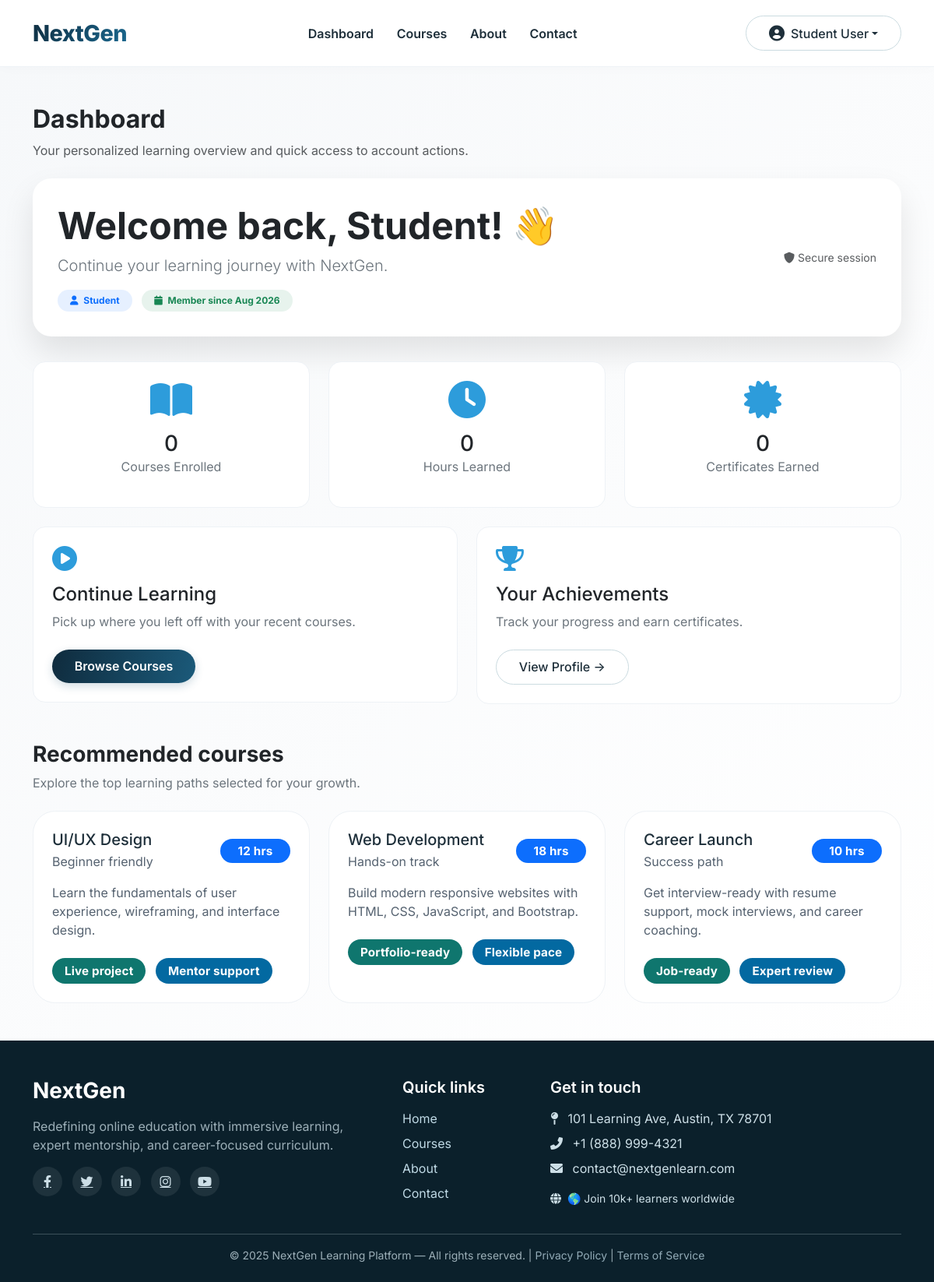
The page /user/dashboard.php (signed in) on the database its author committed.
### tables this page shows
CREATE TABLE IF NOT EXISTS users (
    id INT AUTO_INCREMENT PRIMARY KEY,
    first_name VARCHAR(50) NOT NULL,
    last_name VARCHAR(50) NOT NULL,
    email VARCHAR(100) UNIQUE NOT NULL,
    password VARCHAR(255) NOT NULL,
    phone VARCHAR(20) DEFAULT NULL,
    address TEXT DEFAULT NULL,
    date_of_birth DATE DEFAULT NULL,
    bio TEXT DEFAULT NULL,
    role ENUM('student', 'admin') DEFAULT 'student',
    is_active TINYINT DEFAULT 1,
    created_at TIMESTAMP DEFAULT CURRENT_TIMESTAMP,
    updated_at TIMESTAMP DEFAULT CURRENT_TIMESTAMP ON UPDATE CURRENT_TIMESTAMP,
    INDEX idx_email (email),
    INDEX idx_role (role)
);

### config/database.php (called while the page is built, shortened)
<?php
function getDBConnection() {
    try {
        $pdo = new PDO(
            "mysql:host=" . DB_HOST . ";dbname=" . DB_NAME . ";charset=utf8mb4",
            DB_USER,
            DB_PASS,
            [
                PDO::ATTR_ERRMODE => PDO::ERRMODE_EXCEPTION,
                PDO::ATTR_DEFAULT_FETCH_MODE => PDO::FETCH_ASSOC,
                PDO::ATTR_EMULATE_PREPARES => false
            ]
        );
        return $pdo;
    } catch (PDOException $e) {
        die("Database Connection Failed: " . $e->getMessage());
    }
}
function getUserById($id) {
    $pdo = getDBConnection();
    $columns = ['id', 'first_name', 'last_name', 'email', 'role', 'created_at'];
    $optional_columns = ['phone', 'address', 'date_of_birth', 'bio'];
    foreach ($optional_columns as $col) {
        try {
            $check = $pdo->prepare("SELECT 1 FROM INFORMATION_SCHEMA.COLUMNS WHERE TABLE_SCHEMA = DATABASE() AND TABLE_NAME = 'users' AND COLUMN_NAME = ?");
            $check->execute([$col]);
            if ($check->fetchColumn()) {
                $columns[] = $col;
            }
        } catch (Exception $e) {
        }
    }
    try {
        $sql = "SELECT " . implode(', ', $columns) . " FROM users WHERE id = ? AND is_active = 1";
        $stmt = $pdo->prepare($sql);
        $stmt->execute([$id]);
        $user = $stmt->fetch();
        if ($user) {
            foreach ($optional_columns as $col) {
                if (!isset($user[$col])) {
                    $user[$col] = null;
                }
            }
        }
        return $user;
    } catch (Exception $e) {
        error_log("getUserById error: " . $e->getMessage());
        return null;
    }
}
?>

### user/dashboard.php (the view, shortened to what this page needs)
<?php
require_once __DIR__ . '/../config/database.php';
?>
<!DOCTYPE html>
<html lang="en">
<head>
    <link href="https://cdn.jsdelivr.net/npm/bootstrap@5.3.0-alpha1/dist/css/bootstrap.min.css" rel="stylesheet">
    <link rel="stylesheet" href="https://cdnjs.cloudflare.com/ajax/libs/font-awesome/6.0.0-beta3/css/all.min.css">
    <link rel="stylesheet" href="style.css">
</head>
<body>
    <?php include __DIR__ . '/../includes/navbar.php'; ?>
    <div class="dashboard-wrapper">
        <div class="container">
            <div class="mb-4">
                <h2 class="fw-bold">Dashboard</h2>
                <p class="text-muted">Your personalized learning overview and quick access to account actions.</p>
            </div>
            <div class="welcome-card">
                <div class="row align-items-center">
                    <div class="col-md-8">
                        <h1 class="display-5 fw-bold">
                            Welcome back, <?php echo htmlspecialchars($user['first_name']); ?>! 👋
                        </h1>
                        <p class="lead text-secondary mt-2">
                            Continue your learning journey with NextGen.
                        </p>
                        <div class="mt-3">
                            <span class="badge bg-primary bg-opacity-10 text-primary px-3 py-2 rounded-pill">
                                <i class="fas fa-user me-1"></i> <?php echo ucfirst($user['role']); ?>
                            </span>
                            <span class="badge bg-success bg-opacity-10 text-success px-3 py-2 rounded-pill ms-2">
                                <i class="fas fa-calendar me-1"></i> Member since <?php echo date('M Y', strtotime($user['created_at'])); ?>
                            </span>
                        </div>
                    </div>
                    <div class="col-md-4 text-md-end mt-3 mt-md-0">
                        <div class="d-flex justify-content-end">
                            <span class="text-muted small">
                                <i class="fas fa-shield-alt me-1"></i>Secure session
                            </span>
                        </div>
                    </div>
                </div>
            </div>
            <div class="row g-4 mb-4">
                <div class="col-md-4">
                    <div class="stats-card">
                        <i class="fas fa-book-open fa-3x" style="color: var(--accent-blue);"></i>
                        <h3 class="mt-3 mb-0">0</h3>
                        <p class="text-secondary">Courses Enrolled</p>
                    </div>
                </div>
                <div class="col-md-4">
                    <div class="stats-card">
                        <i class="fas fa-clock fa-3x" style="color: var(--accent-blue);"></i>
                        <h3 class="mt-3 mb-0">0</h3>
                        <p class="text-secondary">Hours Learned</p>
                    </div>
                </div>
                <div class="col-md-4">
                    <div class="stats-card">
                        <i class="fas fa-certificate fa-3x" style="color: var(--accent-blue);"></i>
                        <h3 class="mt-3 mb-0">0</h3>
                        <p class="text-secondary">Certificates Earned</p>
                    </div>
                </div>
            </div>
            <div class="row g-4 mb-5">
                <div class="col-md-6">
                    <div class="stats-card text-start">
                        <i class="fas fa-play-circle fa-2x mb-3" style="color: var(--accent-blue);"></i>
                        <h4>Continue Learning</h4>
                        <p class="text-secondary">Pick up where you left off with your recent courses.</p>
                        <a href="courses.php" class="btn btn-soft-primary mt-2">Browse Courses</a>
                    </div>
                </div>
                <div class="col-md-6">
                    <div class="stats-card text-start">
                        <i class="fas fa-trophy fa-2x mb-3" style="color: var(--accent-blue);"></i>
                        <h4>Your Achievements</h4>
                        <p class="text-secondary">Track your progress and earn certificates.</p>
                        <a href="profile.php" class="btn btn-outline-accent mt-2">View Profile →</a>
                    </div>
                </div>
            </div>
            <div class="mb-4">
                <h3 class="fw-bold">Recommended courses</h3>
                <p class="text-secondary">Explore the top learning paths selected for your growth.</p>
            </div>
            <div class="row g-4" id="course-section">
                <div class="col-lg-4">
                    <div class="course-card p-4 h-100">
                        <div class="d-flex align-items-center justify-content-between mb-3">
                            <div>
                                <h5 class="mb-1">UI/UX Design</h5>
                                <span class="text-secondary">Beginner friendly</span>
                            </div>
                            <span class="badge bg-primary bg-opacity-10 text-primary py-2 px-3 rounded-pill">12 hrs</span>
                        </div>
                        <p class="text-secondary">Learn the fundamentals of user experience, wireframing, and interface design.</p>
                        <div class="mt-4">
                            <span class="badge bg-success bg-opacity-15 text-success me-2">Live project</span>
                            <span class="badge bg-info bg-opacity-15 text-info">Mentor support</span>
                        </div>
                    </div>
                </div>
                <div class="col-lg-4">
                    <div class="course-card p-4 h-100">
                        <div class="d-flex align-items-center justify-content-between mb-3">
                            <div>
                                <h5 class="mb-1">Web Development</h5>
                                <span class="text-secondary">Hands-on track</span>
                            </div>
                            <span class="badge bg-primary bg-opacity-10 text-primary py-2 px-3 rounded-pill">18 hrs</span>
                        </div>
                        <p class="text-secondary">Build modern responsive websites with HTML, CSS, JavaScript, and Bootstrap.</p>
                        <div class="mt-4">
                            <span class="badge bg-success bg-opacity-15 text-success me-2">Portfolio-ready</span>
                            <span class="badge bg-info bg-opacity-15 text-info">Flexible pace</span>
                        </div>
                    </div>
                </div>
                <div class="col-lg-4">
                    <div class="course-card p-4 h-100">
                        <div class="d-flex align-items-center justify-content-between mb-3">
                            <div>
                                <h5 class="mb-1">Career Launch</h5>
                                <span class="text-secondary">Success path</span>
                            </div>
                            <span class="badge bg-primary bg-opacity-10 text-primary py-2 px-3 rounded-pill">10 hrs</span>
                        </div>
                        <p class="text-secondary">Get interview-ready with resume support, mock interviews, and career coaching.</p>
                        <div class="mt-4">
                            <span class="badge bg-success bg-opacity-15 text-success me-2">Job-ready</span>
                            <span class="badge bg-info bg-opacity-15 text-info">Expert review</span>
                        </div>
                    </div>
                </div>
            </div>
        </div>
    </div>
    <?php include __DIR__ . '/../includes/footer.php'; ?>
</body>
</html>

### includes/navbar.php (shortened to what this page needs)
<?php
if (!function_exists('esc')) {
    function esc(string $value): string
    {
        return htmlspecialchars($value, ENT_QUOTES | ENT_SUBSTITUTE, 'UTF-8');
    }
}
if (!function_exists('normalizeRole')) {
    function normalizeRole(string $role): string
    {
        $normalized = strtolower(trim($role));
        return $normalized === '' ? 'user' : $normalized;
    }
}
if (!function_exists('getCurrentPage')) {
    function getCurrentPage(): string
    {
        $uri = $_SERVER['REQUEST_URI'] ?? '';
        $path = parse_url($uri, PHP_URL_PATH);
        return strtolower(trim(basename($path)));
    }
}
if (!function_exists('isActiveLink')) {
    function isActiveLink(string $url): bool
    {
        $currentPage = getCurrentPage();
        $linkPage = strtolower(trim(basename(parse_url($url, PHP_URL_PATH))));
        if ($currentPage === $linkPage) {
            return true;
        }
        return false;
    }
}
$loggedIn = isset($_SESSION['user_id']) && !empty($_SESSION['user_id']);
$userName = '';
$userRole = 'user';
if ($loggedIn) {
    $userData = getUserById($_SESSION['user_id']);
    if ($userData) {
        $userName = esc($userData['first_name'] . ' ' . $userData['last_name']);
        $userRole = normalizeRole($userData['role']);
        $loggedIn = true;
    } else {
        session_unset();
        session_destroy();
        $loggedIn = false;
    }
}
$displayName = $userName !== '' ? $userName : 'User';
$normalLinks = [
    ['label' => 'Courses', 'url' => APP_USER_PATH . '/courses.php', 'show' => $userRole !== 'admin'],
    ['label' => 'About', 'url' => APP_USER_PATH . '/about.php', 'show' => true],
    ['label' => 'Contact', 'url' => APP_USER_PATH . '/contact.php', 'show' => true],
];
$guestLinks = [
    ['label' => 'Home', 'url' => APP_USER_PATH . '/home.php#homeAlt', 'show' => true],
    ['label' => 'Courses', 'url' => APP_USER_PATH . '/courses.php', 'show' => true],
    ['label' => 'About', 'url' => APP_USER_PATH . '/home.php#aboutAlt', 'show' => true],
    ['label' => 'Contact', 'url' => APP_USER_PATH . '/home.php#contactAlt', 'show' => true],
];
$navItems = $loggedIn
    ? array_merge(
        [['label' => 'Dashboard', 'url' => APP_USER_PATH . '/dashboard.php', 'show' => $userRole !== 'admin']],
        $normalLinks,
        [['label' => 'Admin Panel', 'url' => APP_ADMIN_PATH . '/admin-panel.php', 'show' => $userRole === 'admin']]
    )
    : $guestLinks;
?>
<nav class="navbar navbar-expand-lg sticky-top">
    <div class="container">
        <a class="navbar-brand" href="<?php echo esc(APP_USER_PATH . '/home.php'); ?>">NextGen</a>
        <div class="collapse navbar-collapse" id="altNavbar">
            <?php if (!isset($hide_nav_links) || !$hide_nav_links): ?>
                <ul class="navbar-nav mx-auto mb-2 mb-lg-0 gap-1">
                    <?php foreach ($navItems as $item): ?>
                        <?php if (!empty($item['show'])): ?>
                            <?php $active = isActiveLink($item['url']); ?>
                            <li class="nav-item">
                                <a
                                    class="nav-link<?php echo $active ? ' active' : ''; ?>"
                                    href="<?php echo esc($item['url']); ?>"
                                    <?php echo $active ? 'aria-current="page"' : ''; ?>
                                >
                                    <?php echo esc($item['label']); ?>
                                </a>
                            </li>
                        <?php endif; ?>
                    <?php endforeach; ?>
                </ul>
            <?php endif; ?>
            <div class="d-flex gap-2 align-items-center <?php echo (isset($hide_nav_links) && $hide_nav_links) ? 'ms-auto' : ''; ?>">
                <?php if ($loggedIn): ?>
                    <div class="dropdown">
                        <button class="btn btn-outline-accent dropdown-toggle d-flex align-items-center" type="button" id="profileDropdown" data-bs-toggle="dropdown" aria-expanded="false" aria-haspopup="true">
                            <i class="fas fa-user-circle fa-lg me-2"></i>
                            <span class="d-none d-md-inline"><?php echo esc($displayName); ?></span>
                        </button>
                    </div>
                <?php else: ?>
                    <a href="<?php echo esc(APP_USER_PATH . '/login.php'); ?>" class="btn btn-outline-accent">Login</a>
                <?php endif; ?>
            </div>
        </div>
    </div>
</nav>

### rows shown on the page
users: displayName "Student User", first_name "Student", role "Student", created_at "Aug 2026"

### other values the page prints
$item['label'] "Dashboard"
$item['label'] "Courses"
$item['label'] "About"
$item['label'] "Contact"
